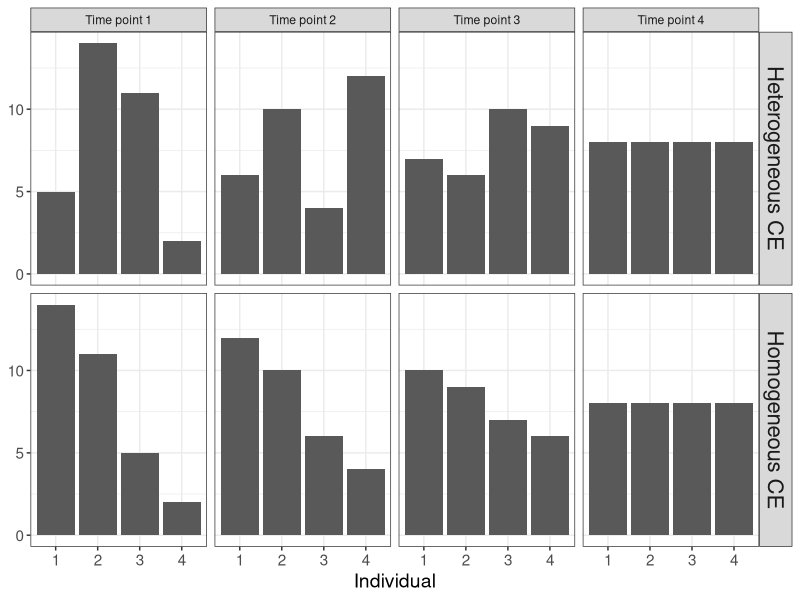
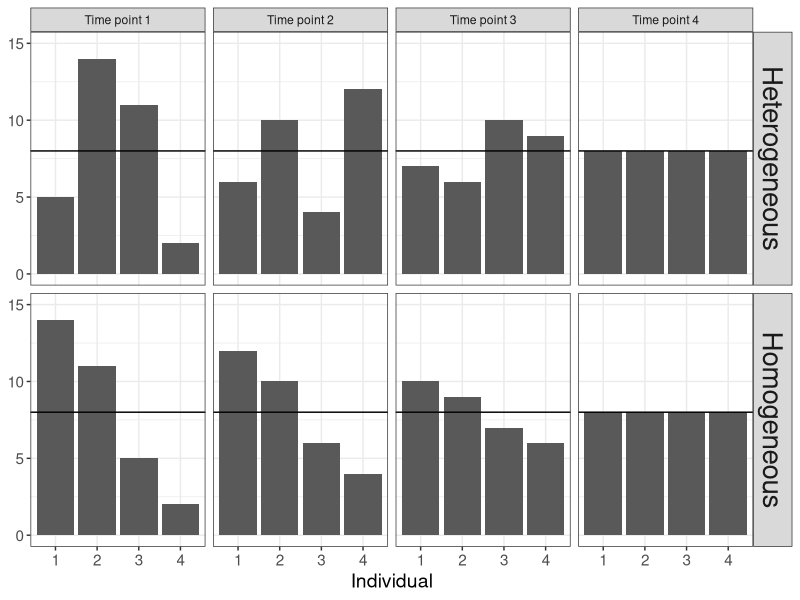
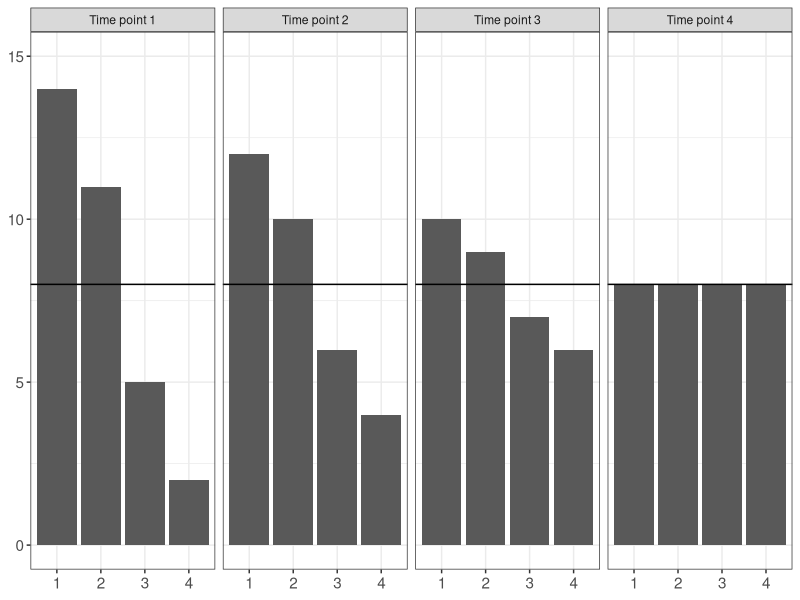
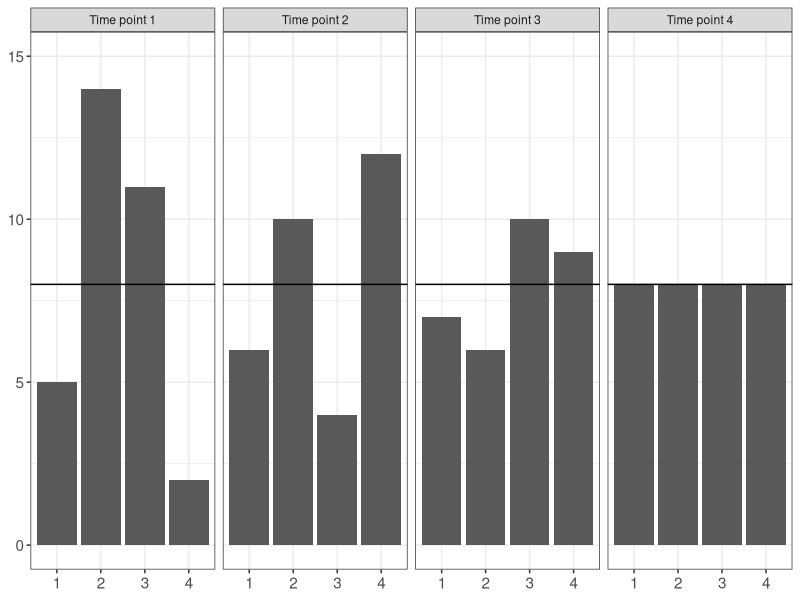

Write R code to recreate these figures, in order.
## illustration of the different types of consensus assumed by the models
# date: 2021-06-16
# last updated: 2022-03-16

library(dplyr)
library(ggplot2)

# cei = Homogeneous Consensus Emergence
# cem = Heterogeneous Consensus Emergence

x4 <- rep(8,4)
x3 <- c(10,9,7,6)
x2 <- c(12,10,6,4)
x1 <- c(14,11,5,2)


cei <- data.frame(cbind(y=c(x1,x2,x3,x4),p=rep(1:4, 4),time=rep(1:4,each=4),type="Homogeneous CE"))

set.seed(123)
y4 <- x4
y3 <- sample(x3,4)
y2 <- sample(x2,4)
y1 <- sample(x1,4)

cem <- data.frame(cbind(y=c(y1,y2,y3,y4),p=rep(1:4, 4),time=rep(1:4,each=4),type="Heterogeneous CE"))

dat <- bind_rows(cei,cem)
dat$y <- as.integer(dat$y)

# Names for facets
time.labs <- c("Time point 1","Time point 2","Time point 3","Time point 4")
names(time.labs) <- c(1,2,3,4)

ggplot(dat) + 
  geom_col(aes(p,y)) + 
  facet_grid(cols=vars(time),rows = vars(type),labeller = labeller(time=time.labs)) + 
  theme_bw() +
  #labs(title ="Consensus emergence patterns") +
  xlab("Individual") +
  theme(axis.title.x = element_text(size = 14),
        axis.title.y = element_blank(),
        axis.text.x = element_text(size = 11),
        axis.text.y = element_text(size = 11),
        strip.text.y = element_text(size = 16))


# for presentation
ce.labs <- c("Heterogeneous", "Homogeneous")
names(ce.labs) <- c("Heterogeneous CE", "Homogeneous CE")


ggplot(dat) + 
  geom_col(aes(p,y)) + 
  geom_abline(intercept = 8, slope = 0) +
  facet_grid(cols=vars(time),rows = vars(type),
             labeller = labeller(time=time.labs, type=ce.labs)) + 
  theme_bw() +
  #labs(title ="Consensus emergence patterns") +
  xlab("Individual") +
  scale_y_continuous(name=element_blank(),limits=c(0, 15)) +
  theme(axis.title.x = element_text(size = 14),
        axis.title.y = element_blank(),
        axis.text.x = element_text(size = 11),
        axis.text.y = element_text(size = 11),
        strip.text.y = element_text(size = 20))

 
ggplot(subset(dat,type=="Homogeneous CE")) + 
  geom_col(aes(p,y)) + 
  geom_abline(intercept = 8, slope = 0) +
  facet_grid(cols=vars(time),
             labeller = labeller(time=time.labs)) + 
  theme_bw() +
  #xlab("Individual") +
  scale_y_continuous(name=element_blank(),limits=c(0, 15)) +
  theme(axis.title.x = element_blank(),
        axis.title.y = element_blank(),
        axis.text.x = element_text(size = 11),
        axis.text.y = element_text(size = 11),
        strip.text.y = element_text(size = 20))

ggplot(subset(dat,type=="Heterogeneous CE")) + 
  geom_col(aes(p,y)) + 
  geom_abline(intercept = 8, slope = 0) +
  facet_grid(cols=vars(time),
             labeller = labeller(time=time.labs)) + 
  theme_bw() +
  #xlab("Individual") +
  scale_y_continuous(name=element_blank(),limits=c(0, 15)) +
  theme(axis.title.x = element_blank(),
        axis.title.y = element_blank(),
        axis.text.x = element_text(size = 11),
        axis.text.y = element_text(size = 11),
        strip.text.y = element_text(size = 20))

